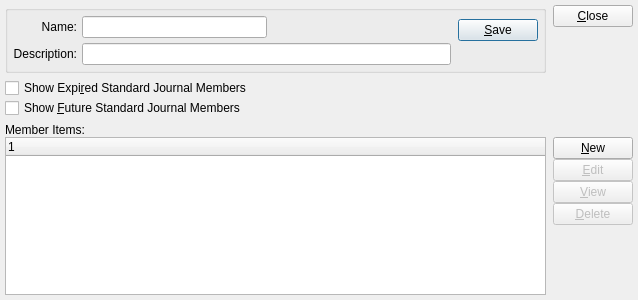
<?xml version="1.0" encoding="UTF-8"?>
<ui version="4.0">
 <comment>This file is part of the xTuple ERP: PostBooks Edition, a free and
open source Enterprise Resource Planning software suite,
Copyright (c) 1999-2019 by OpenMFG LLC, d/b/a xTuple.
It is licensed to you under the Common Public Attribution License
version 1.0, the full text of which (including xTuple-specific Exhibits)
is available at www.xtuple.com/CPAL.  By using this software, you agree
to be bound by its terms.</comment>
 <class>standardJournalGroup</class>
 <widget class="QDialog" name="standardJournalGroup">
  <property name="geometry">
   <rect>
    <x>0</x>
    <y>0</y>
    <width>638</width>
    <height>300</height>
   </rect>
  </property>
  <property name="windowTitle">
   <string>Standard Journal Group</string>
  </property>
  <layout class="QVBoxLayout">
   <property name="spacing">
    <number>5</number>
   </property>
   <property name="margin">
    <number>5</number>
   </property>
   <item>
    <layout class="QHBoxLayout">
     <property name="spacing">
      <number>7</number>
     </property>
     <property name="margin">
      <number>0</number>
     </property>
     <item>
      <layout class="QVBoxLayout">
       <property name="spacing">
        <number>5</number>
       </property>
       <property name="margin">
        <number>0</number>
       </property>
       <item>
        <widget class="QGroupBox" name="GroupBox1">
         <property name="title">
          <string/>
         </property>
         <layout class="QHBoxLayout">
          <property name="spacing">
           <number>7</number>
          </property>
          <property name="margin">
           <number>5</number>
          </property>
          <item>
           <layout class="QHBoxLayout">
            <property name="spacing">
             <number>5</number>
            </property>
            <property name="margin">
             <number>0</number>
            </property>
            <item>
             <layout class="QVBoxLayout">
              <property name="spacing">
               <number>5</number>
              </property>
              <property name="margin">
               <number>0</number>
              </property>
              <item>
               <widget class="QLabel" name="_nameLit">
                <property name="text">
                 <string>Name:</string>
                </property>
                <property name="alignment">
                 <set>Qt::AlignRight|Qt::AlignTrailing|Qt::AlignVCenter</set>
                </property>
               </widget>
              </item>
              <item>
               <widget class="QLabel" name="_descripLit">
                <property name="text">
                 <string>Description:</string>
                </property>
                <property name="alignment">
                 <set>Qt::AlignRight|Qt::AlignTrailing|Qt::AlignVCenter</set>
                </property>
               </widget>
              </item>
             </layout>
            </item>
            <item>
             <layout class="QVBoxLayout">
              <property name="spacing">
               <number>5</number>
              </property>
              <property name="margin">
               <number>0</number>
              </property>
              <item>
               <layout class="QHBoxLayout">
                <property name="spacing">
                 <number>0</number>
                </property>
                <property name="margin">
                 <number>0</number>
                </property>
                <item>
                 <widget class="XLineEdit" name="_name"/>
                </item>
                <item>
                 <spacer>
                  <property name="orientation">
                   <enum>Qt::Horizontal</enum>
                  </property>
                  <property name="sizeType">
                   <enum>QSizePolicy::Expanding</enum>
                  </property>
                  <property name="sizeHint" stdset="0">
                   <size>
                    <width>20</width>
                    <height>20</height>
                   </size>
                  </property>
                 </spacer>
                </item>
               </layout>
              </item>
              <item>
               <widget class="XLineEdit" name="_descrip"/>
              </item>
             </layout>
            </item>
           </layout>
          </item>
          <item>
           <layout class="QVBoxLayout">
            <property name="spacing">
             <number>0</number>
            </property>
            <property name="margin">
             <number>0</number>
            </property>
            <item>
             <widget class="QPushButton" name="_save">
              <property name="text">
               <string>&amp;Save</string>
              </property>
              <property name="autoDefault">
               <bool>true</bool>
              </property>
              <property name="default">
               <bool>true</bool>
              </property>
             </widget>
            </item>
            <item>
             <spacer>
              <property name="orientation">
               <enum>Qt::Vertical</enum>
              </property>
              <property name="sizeType">
               <enum>QSizePolicy::Preferred</enum>
              </property>
              <property name="sizeHint" stdset="0">
               <size>
                <width>20</width>
                <height>20</height>
               </size>
              </property>
             </spacer>
            </item>
           </layout>
          </item>
         </layout>
        </widget>
       </item>
       <item>
        <layout class="QVBoxLayout">
         <property name="spacing">
          <number>0</number>
         </property>
         <property name="margin">
          <number>0</number>
         </property>
         <item>
          <layout class="QHBoxLayout">
           <property name="spacing">
            <number>0</number>
           </property>
           <property name="margin">
            <number>0</number>
           </property>
           <item>
            <widget class="QCheckBox" name="_showExpired">
             <property name="sizePolicy">
              <sizepolicy hsizetype="Minimum" vsizetype="Fixed">
               <horstretch>0</horstretch>
               <verstretch>0</verstretch>
              </sizepolicy>
             </property>
             <property name="text">
              <string>Show Expi&amp;red Standard Journal Members</string>
             </property>
            </widget>
           </item>
           <item>
            <spacer>
             <property name="orientation">
              <enum>Qt::Horizontal</enum>
             </property>
             <property name="sizeType">
              <enum>QSizePolicy::Expanding</enum>
             </property>
             <property name="sizeHint" stdset="0">
              <size>
               <width>20</width>
               <height>20</height>
              </size>
             </property>
            </spacer>
           </item>
          </layout>
         </item>
         <item>
          <layout class="QHBoxLayout">
           <property name="spacing">
            <number>0</number>
           </property>
           <property name="margin">
            <number>0</number>
           </property>
           <item>
            <widget class="QCheckBox" name="_showFuture">
             <property name="sizePolicy">
              <sizepolicy hsizetype="Minimum" vsizetype="Fixed">
               <horstretch>0</horstretch>
               <verstretch>0</verstretch>
              </sizepolicy>
             </property>
             <property name="text">
              <string>Show &amp;Future Standard Journal Members</string>
             </property>
            </widget>
           </item>
           <item>
            <spacer>
             <property name="orientation">
              <enum>Qt::Horizontal</enum>
             </property>
             <property name="sizeType">
              <enum>QSizePolicy::Expanding</enum>
             </property>
             <property name="sizeHint" stdset="0">
              <size>
               <width>20</width>
               <height>20</height>
              </size>
             </property>
            </spacer>
           </item>
          </layout>
         </item>
        </layout>
       </item>
      </layout>
     </item>
     <item>
      <layout class="QVBoxLayout">
       <property name="spacing">
        <number>0</number>
       </property>
       <property name="margin">
        <number>0</number>
       </property>
       <item>
        <widget class="QPushButton" name="_close">
         <property name="text">
          <string>&amp;Close</string>
         </property>
        </widget>
       </item>
       <item>
        <spacer>
         <property name="orientation">
          <enum>Qt::Vertical</enum>
         </property>
         <property name="sizeType">
          <enum>QSizePolicy::Preferred</enum>
         </property>
         <property name="sizeHint" stdset="0">
          <size>
           <width>20</width>
           <height>100</height>
          </size>
         </property>
        </spacer>
       </item>
      </layout>
     </item>
    </layout>
   </item>
   <item>
    <layout class="QVBoxLayout">
     <property name="spacing">
      <number>0</number>
     </property>
     <property name="margin">
      <number>0</number>
     </property>
     <item>
      <widget class="QLabel" name="_memberItemsLit">
       <property name="text">
        <string>Member Items:</string>
       </property>
      </widget>
     </item>
     <item>
      <layout class="QHBoxLayout">
       <property name="spacing">
        <number>7</number>
       </property>
       <property name="margin">
        <number>0</number>
       </property>
       <item>
        <widget class="XTreeWidget" name="_stdjrnlgrpitem">
         <property name="sizePolicy">
          <sizepolicy hsizetype="Expanding" vsizetype="Expanding">
           <horstretch>0</horstretch>
           <verstretch>0</verstretch>
          </sizepolicy>
         </property>
         <property name="minimumSize">
          <size>
           <width>0</width>
           <height>100</height>
          </size>
         </property>
        </widget>
       </item>
       <item>
        <layout class="QVBoxLayout">
         <property name="spacing">
          <number>0</number>
         </property>
         <property name="margin">
          <number>0</number>
         </property>
         <item>
          <widget class="QPushButton" name="_new">
           <property name="text">
            <string>&amp;New</string>
           </property>
          </widget>
         </item>
         <item>
          <widget class="QPushButton" name="_edit">
           <property name="enabled">
            <bool>false</bool>
           </property>
           <property name="text">
            <string>&amp;Edit</string>
           </property>
          </widget>
         </item>
         <item>
          <widget class="QPushButton" name="_view">
           <property name="enabled">
            <bool>false</bool>
           </property>
           <property name="text">
            <string>&amp;View</string>
           </property>
          </widget>
         </item>
         <item>
          <widget class="QPushButton" name="_delete">
           <property name="enabled">
            <bool>false</bool>
           </property>
           <property name="text">
            <string>&amp;Delete</string>
           </property>
          </widget>
         </item>
         <item>
          <spacer>
           <property name="orientation">
            <enum>Qt::Vertical</enum>
           </property>
           <property name="sizeType">
            <enum>QSizePolicy::Expanding</enum>
           </property>
           <property name="sizeHint" stdset="0">
            <size>
             <width>20</width>
             <height>82</height>
            </size>
           </property>
          </spacer>
         </item>
        </layout>
       </item>
      </layout>
     </item>
    </layout>
   </item>
  </layout>
 </widget>
 <layoutdefault spacing="6" margin="11"/>
 <customwidgets>
  <customwidget>
   <class>XLineEdit</class>
   <extends>QLineEdit</extends>
   <header>xlineedit.h</header>
   <container>1</container>
  </customwidget>
  <customwidget>
   <class>XTreeWidget</class>
   <extends>QTreeWidget</extends>
   <header>xtreewidget.h</header>
   <container>1</container>
  </customwidget>
 </customwidgets>
 <tabstops>
  <tabstop>_name</tabstop>
  <tabstop>_descrip</tabstop>
  <tabstop>_showExpired</tabstop>
  <tabstop>_showFuture</tabstop>
  <tabstop>_stdjrnlgrpitem</tabstop>
  <tabstop>_new</tabstop>
  <tabstop>_edit</tabstop>
  <tabstop>_view</tabstop>
  <tabstop>_delete</tabstop>
  <tabstop>_save</tabstop>
  <tabstop>_close</tabstop>
 </tabstops>
 <resources/>
 <connections>
  <connection>
   <sender>_stdjrnlgrpitem</sender>
   <signal>valid(bool)</signal>
   <receiver>_view</receiver>
   <slot>setEnabled(bool)</slot>
   <hints>
    <hint type="sourcelabel">
     <x>20</x>
     <y>20</y>
    </hint>
    <hint type="destinationlabel">
     <x>20</x>
     <y>20</y>
    </hint>
   </hints>
  </connection>
 </connections>
</ui>
